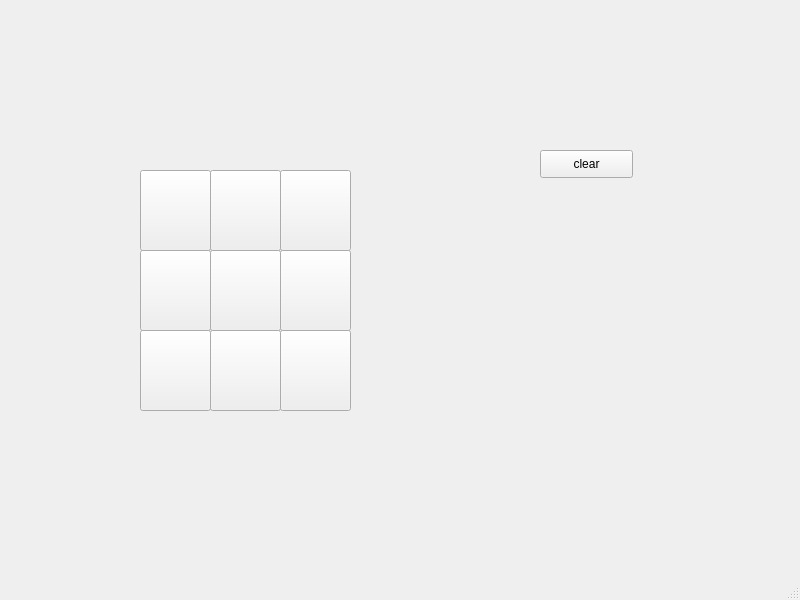
<?xml version="1.0" encoding="UTF-8"?>
<ui version="4.0">
 <class>MainWindow</class>
 <widget class="QMainWindow" name="MainWindow">
  <property name="geometry">
   <rect>
    <x>0</x>
    <y>0</y>
    <width>800</width>
    <height>600</height>
   </rect>
  </property>
  <property name="windowTitle">
   <string>MainWindow</string>
  </property>
  <widget class="QWidget" name="centralwidget">
   <widget class="QPushButton" name="p1">
    <property name="geometry">
     <rect>
      <x>140</x>
      <y>170</y>
      <width>71</width>
      <height>81</height>
     </rect>
    </property>
    <property name="text">
     <string/>
    </property>
   </widget>
   <widget class="QPushButton" name="p2">
    <property name="geometry">
     <rect>
      <x>210</x>
      <y>170</y>
      <width>71</width>
      <height>81</height>
     </rect>
    </property>
    <property name="text">
     <string/>
    </property>
   </widget>
   <widget class="QPushButton" name="p3">
    <property name="geometry">
     <rect>
      <x>280</x>
      <y>170</y>
      <width>71</width>
      <height>81</height>
     </rect>
    </property>
    <property name="text">
     <string/>
    </property>
   </widget>
   <widget class="QPushButton" name="p4">
    <property name="geometry">
     <rect>
      <x>140</x>
      <y>250</y>
      <width>71</width>
      <height>81</height>
     </rect>
    </property>
    <property name="text">
     <string/>
    </property>
   </widget>
   <widget class="QPushButton" name="p5">
    <property name="geometry">
     <rect>
      <x>210</x>
      <y>250</y>
      <width>71</width>
      <height>81</height>
     </rect>
    </property>
    <property name="text">
     <string/>
    </property>
   </widget>
   <widget class="QPushButton" name="p6">
    <property name="geometry">
     <rect>
      <x>280</x>
      <y>250</y>
      <width>71</width>
      <height>81</height>
     </rect>
    </property>
    <property name="text">
     <string/>
    </property>
   </widget>
   <widget class="QPushButton" name="p7">
    <property name="geometry">
     <rect>
      <x>140</x>
      <y>330</y>
      <width>71</width>
      <height>81</height>
     </rect>
    </property>
    <property name="text">
     <string/>
    </property>
   </widget>
   <widget class="QPushButton" name="p8">
    <property name="geometry">
     <rect>
      <x>210</x>
      <y>330</y>
      <width>71</width>
      <height>81</height>
     </rect>
    </property>
    <property name="text">
     <string/>
    </property>
   </widget>
   <widget class="QPushButton" name="p9">
    <property name="geometry">
     <rect>
      <x>280</x>
      <y>330</y>
      <width>71</width>
      <height>81</height>
     </rect>
    </property>
    <property name="text">
     <string/>
    </property>
   </widget>
   <widget class="QPushButton" name="clear">
    <property name="geometry">
     <rect>
      <x>540</x>
      <y>150</y>
      <width>93</width>
      <height>28</height>
     </rect>
    </property>
    <property name="text">
     <string>clear</string>
    </property>
   </widget>
  </widget>
  <widget class="QMenuBar" name="menubar">
   <property name="geometry">
    <rect>
     <x>0</x>
     <y>0</y>
     <width>800</width>
     <height>26</height>
    </rect>
   </property>
  </widget>
  <widget class="QStatusBar" name="statusbar"/>
 </widget>
 <resources/>
 <connections/>
</ui>
